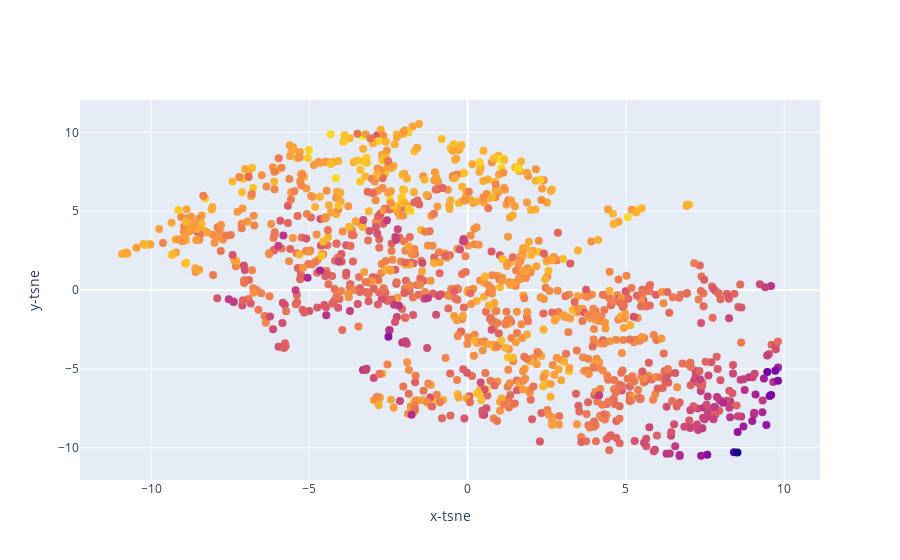

Here is the notebook cell this chart was saved with:
### Code cell
not_top_songs(df)

### Figure 1 — Plotly figure (JSON) as saved in the notebook; plotly's stock layout.template omitted (floating-point values rounded to 4 significant figures; data arrays with more than 128 entries replaced by an {"elided": "..."} marker saying what was removed)
{"data": [{"marker": {"color": {"elided": "1279 float values"}, "size": 8}, "mode": "markers", "text": {"elided": "1279 str values"}, "type": "scatter", "x": {"elided": "1279 float values"}, "y": {"elided": "1279 float values"}}], "layout": {"xaxis": {"title": {"text": "x-tsne"}}, "yaxis": {"title": {"text": "y-tsne"}}}}
